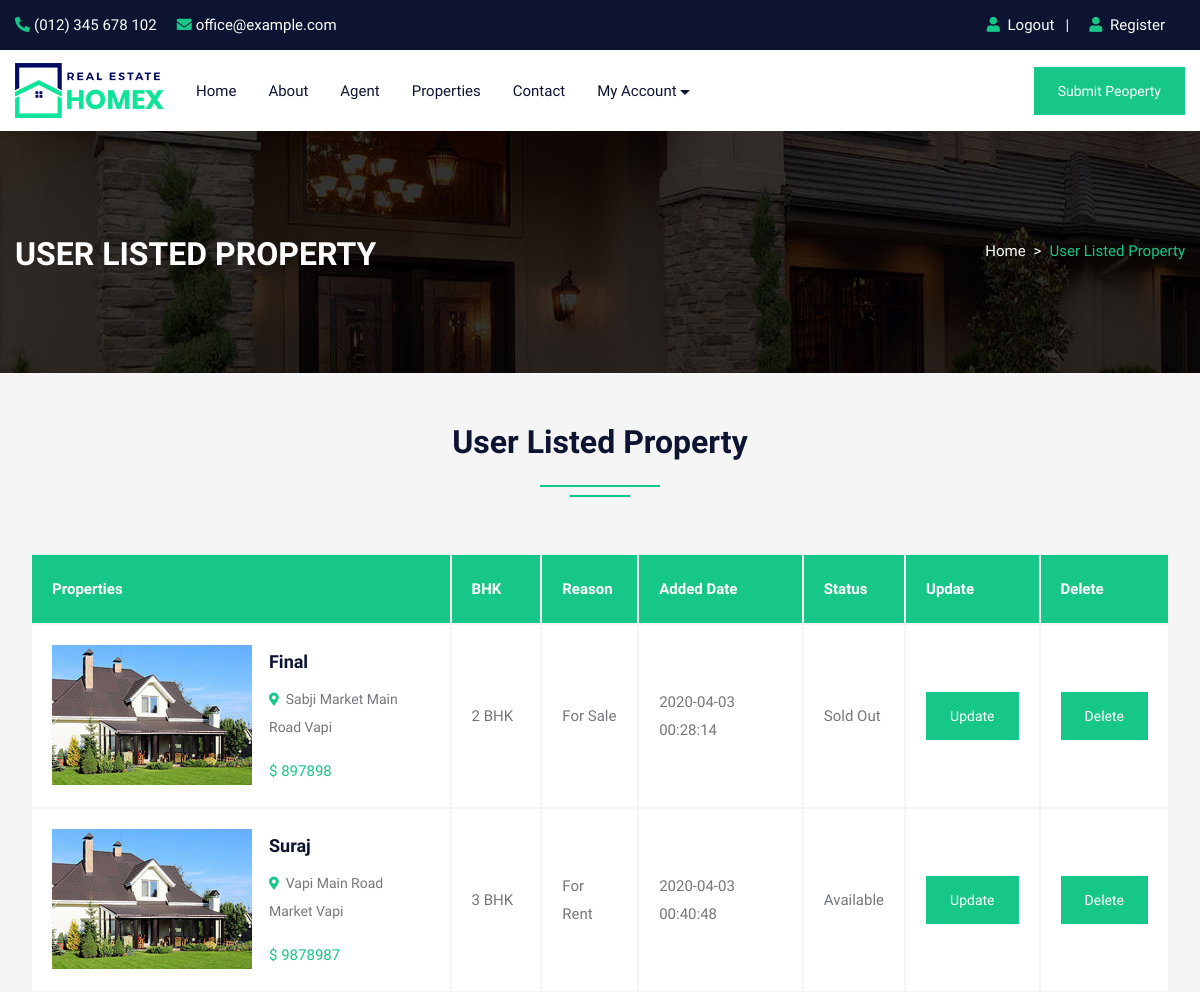
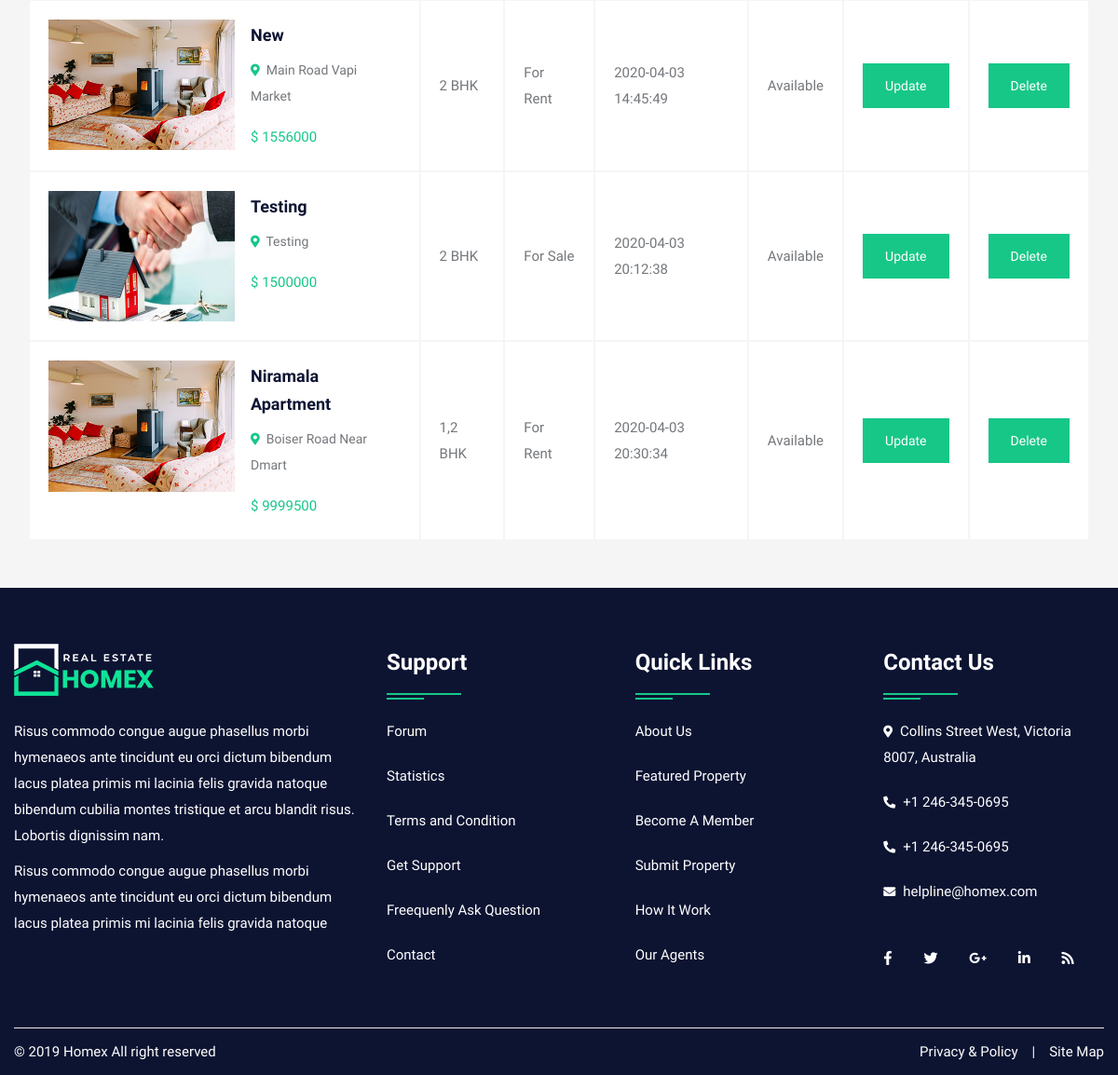
The page /feature.php (signed in) on the database its author committed (2 pictures, top to bottom).
### tables this page shows
CREATE TABLE `property` (
  `pid` int(50) NOT NULL,
  `title` varchar(200) NOT NULL,
  `pcontent` longtext NOT NULL,
  `type` varchar(100) NOT NULL,
  `bhk` varchar(50) NOT NULL,
  `stype` varchar(100) NOT NULL,
  `bedroom` int(50) NOT NULL,
  `bathroom` int(50) NOT NULL,
  `balcony` int(50) NOT NULL,
  `kitchen` int(50) NOT NULL,
  `hall` int(50) NOT NULL,
  `floor` varchar(50) NOT NULL,
  `size` int(50) NOT NULL,
  `price` int(50) NOT NULL,
  `location` varchar(200) NOT NULL,
  `city` varchar(100) NOT NULL,
  `state` varchar(100) NOT NULL,
  `feature` longtext NOT NULL,
  `pimage` varchar(300) NOT NULL,
  `pimage1` varchar(300) NOT NULL,
  `pimage2` varchar(300) NOT NULL,
  `pimage3` varchar(300) NOT NULL,
  `pimage4` varchar(300) NOT NULL,
  `uid` int(50) NOT NULL,
  `status` varchar(50) NOT NULL,
  `mapimage` varchar(300) NOT NULL,
  `topmapimage` varchar(300) NOT NULL,
  `groundmapimage` varchar(300) NOT NULL,
  `totalfloor` varchar(50) NOT NULL,
  `date` datetime NOT NULL DEFAULT current_timestamp()
);

### feature.php (the view, shortened to what this page needs)
<!DOCTYPE html>
<html lang="en">
<head>
<link rel="stylesheet" type="text/css" href="css/bootstrap.min.css">
<link rel="stylesheet" type="text/css" href="css/bootstrap-slider.css">
<link rel="stylesheet" type="text/css" href="css/jquery-ui.css">
<link rel="stylesheet" type="text/css" href="css/layerslider.css">
<link rel="stylesheet" type="text/css" href="css/color.css">
<link rel="stylesheet" type="text/css" href="css/owl.carousel.min.css">
<link rel="stylesheet" type="text/css" href="css/font-awesome.min.css">
<link rel="stylesheet" type="text/css" href="fonts/flaticon/flaticon.css">
<link rel="stylesheet" type="text/css" href="css/style.css">
<link rel="stylesheet" type="text/css" href="css/login.css">
</head>
<body>
<div id="page-wrapper">
    <div class="row">
		<?php include("include/header.php");?>
        <div class="banner-full-row page-banner" style="background-image:url('images/breadcromb.jpg');">
            <div class="container">
                <div class="row">
                    <div class="col-md-6">
                        <h2 class="page-name float-left text-white text-uppercase mt-1 mb-0"><b>User Listed Property</b></h2>
                    </div>
                    <div class="col-md-6">
                        <nav aria-label="breadcrumb" class="float-left float-md-right">
                            <ol class="breadcrumb bg-transparent m-0 p-0">
                                <li class="breadcrumb-item text-white"><a href="#">Home</a></li>
                                <li class="breadcrumb-item active">User Listed Property</li>
                            </ol>
                        </nav>
                    </div>
                </div>
            </div>
        </div>
        <div class="full-row bg-gray">
            <div class="container">
                    <div class="row mb-5">
						<div class="col-lg-12">
							<h2 class="text-secondary double-down-line text-center">User Listed Property</h2>
                        </div>
					</div>
					<table class="items-list col-lg-12" style="border-collapse:inherit;">
                        <thead>
                             <tr  class="bg-primary">
                                <th class="text-white font-weight-bolder">Properties</th>
                                <th class="text-white font-weight-bolder">BHK</th>
                                <th class="text-white font-weight-bolder">Reason</th>
                                <th class="text-white font-weight-bolder">Added Date</th>
								<th class="text-white font-weight-bolder">Status</th>
                                <th class="text-white font-weight-bolder">Update</th>
								<th class="text-white font-weight-bolder">Delete</th>
                             </tr>
                        </thead>
                        <tbody>
							<?php
							$uid=$_SESSION['uid'];
							$query=mysqli_query($con,"SELECT * FROM `property` WHERE uid='$uid'");
								while($row=mysqli_fetch_array($query))
								{
							?>
                            <tr>
                                <td>
									<img src="admin/property/<?php echo $row['18'];?>" alt="pimage">
                                    <div class="property-info d-table">
                                        <h5 class="text-secondary text-capitalize"><a href="propertydetail.php?pid=<?php echo $row['0'];?>"><?php echo $row['1'];?></a></h5>
                                        <span class="font-14 text-capitalize"><i class="fas fa-map-marker-alt text-primary font-13"></i>&nbsp; <?php echo $row['14'];?></span>
                                        <div class="price mt-3">
											<span class="text-primary">$&nbsp;<?php echo $row['13'];?></span>
										</div>
                                    </div>
								</td>
                                <td><?php echo $row['4'];?></td>
                                <td class="text-capitalize">For <?php echo $row['5'];?></td>
                                <td><?php echo $row['29'];?></td>
								<td class="text-capitalize"><?php echo $row['24'];?></td>
                                <td><a class="btn btn-primary" href="submitpropertyupdate.php?id=<?php echo $row['0'];?>">Update</a></td>
								<td><a class="btn btn-primary" href="submitpropertydelete.php?id=<?php echo $row['0'];?>">Delete</a></td>
                            </tr>
							<?php } ?>
                        </tbody>
                    </table>
            </div>
        </div>
		<?php include("include/footer.php");?>
    </div>
</div>
</body>
</html>

### include/header.php (shortened to what this page needs)
<header id="header" class="transparent-header-modern fixed-header-bg-white w-100">
            <div class="top-header bg-secondary">
                <div class="container">
                    <div class="row">
                        <div class="col-md-8">
                            <ul class="top-contact list-text-white  d-table">
                                <li><a href="#"><i class="fas fa-phone-alt text-primary mr-1"></i>(012) 345 678 102</a></li>
                                <li><a href="#"><i class="fas fa-envelope text-primary mr-1"></i>office@example.com</a></li>
                            </ul>
                        </div>
                        <div class="col-md-4">
                            <div class="top-contact float-right">
                                <ul class="list-text-white d-table">
								<li><i class="fas fa-user text-primary mr-1"></i>
								<?php  if(isset($_SESSION['uemail']))
								{ ?>
								<a href="logout.php">Logout</a>&nbsp;&nbsp;<?php } else { ?>
								<a href="login.php">Login</a>&nbsp;&nbsp;
								<?php } ?>
								| </li>
								<li><i class="fas fa-user text-primary mr-1"></i><a href="register.php"> Register</li>
								</ul>
                            </div>
                        </div>
                    </div>
                </div>
            </div>
            <div class="main-nav secondary-nav hover-primary-nav py-2">
                <div class="container">
                    <div class="row">
                        <div class="col-lg-12">
                            <nav class="navbar navbar-expand-lg navbar-light p-0"> <a class="navbar-brand position-relative" href="#"><img class="nav-logo" src="images/logo/logo.png" alt=""></a>
                                <div class="collapse navbar-collapse" id="navbarSupportedContent">
                                    <ul class="navbar-nav mr-auto">
                                        <li class="nav-item dropdown"> <a class="nav-link" href="index.php" role="button" aria-haspopup="true" aria-expanded="false">Home</a></li>
										<li class="nav-item"> <a class="nav-link" href="about.php">About</a> </li>
										<li class="nav-item"> <a class="nav-link" href="agent.php">Agent</a> </li>
										<li class="nav-item"> <a class="nav-link" href="property.php">Properties</a> </li>
                                        <li class="nav-item"> <a class="nav-link" href="contact.php">Contact</a> </li>
										<?php  if(isset($_SESSION['uemail']))
										{ ?>
										<li class="nav-item dropdown">
											<a class="nav-link dropdown-toggle" href="#" role="button" data-toggle="dropdown" aria-haspopup="true" aria-expanded="false">My Account</a>
                                        </li>
										<?php } else { ?>
										<li class="nav-item"> <a class="nav-link" href="login.php">Login/Register</a> </li>
										<?php } ?>
                                    </ul>
									<a class="btn btn-primary d-none d-xl-block" href="submitproperty.php">Submit Peoperty</a>
                                </div>
                            </nav>
                        </div>
                    </div>
                </div>
            </div>
        </header>

### include/footer.php
<footer class="full-row bg-secondary p-0">
            <div class="container">
                <div  class="row">
                    <div class="col-lg-12">
                        <div class="divider py-40">
                            <div class="row">
                                <div class="col-md-12 col-lg-4">
                                    <div class="footer-widget mb-4">
                                        <div class="footer-logo mb-4"> <a href="#"><img class="logo-bottom" src="images/logo/logo-white.png" alt="image"></a> </div>
                                        <p class="pb-20 text-white">Risus commodo congue augue phasellus morbi hymenaeos ante tincidunt eu orci dictum bibendum lacus platea primis mi lacinia felis gravida natoque bibendum cubilia montes tristique et arcu blandit risus. Lobortis dignissim nam.</p>
										<p class="pb-20 text-white">Risus commodo congue augue phasellus morbi hymenaeos ante tincidunt eu orci dictum bibendum lacus platea primis mi lacinia felis gravida natoque</p>
                                        </div>
                                </div>
                                <div class="col-md-12 col-lg-8">
                                    <div class="row">
                                        <div class="col-md-4 col-lg-4">
                                            <div class="footer-widget footer-nav mb-4">
                                                <h4 class="widget-title text-white double-down-line-left position-relative">Support</h4>
                                                <ul class="hover-text-primary">
                                                    <li><a href="#" class="text-white">Forum</a></li>
                                                    <li><a href="#" class="text-white">Statistics</a></li>
                                                    <li><a href="#" class="text-white">Terms and Condition</a></li>
                                                    <li><a href="#" class="text-white">Get Support</a></li>
                                                    <li><a href="#" class="text-white">Freequenly Ask Question</a></li>
                                                    <li><a href="#" class="text-white">Contact</a></li>
                                                </ul>
                                            </div>
                                        </div>
                                        <div class="col-md-4 col-lg-4">
                                            <div class="footer-widget footer-nav mb-4">
                                                <h4 class="widget-title text-white double-down-line-left position-relative">Quick Links</h4>
                                                <ul class="hover-text-primary">
                                                    <li><a href="#" class="text-white">About Us</a></li>
                                                    <li><a href="#" class="text-white">Featured Property</a></li>
                                                    <li><a href="#" class="text-white">Become A Member</a></li>
                                                    <li><a href="#" class="text-white">Submit Property</a></li>
                                                    <li><a href="#" class="text-white">How It Work</a></li>
                                                    <li><a href="#" class="text-white">Our Agents</a></li>
                                                </ul>
                                            </div>
                                        </div>
                                        <div class="col-md-4 col-lg-4">
                                            <div class="footer-widget">
                                                <h4 class="widget-title text-white double-down-line-left position-relative">Contact Us</h4>
                                                <ul class="text-white">
                                                    <li class="hover-text-primary"><i class="fas fa-map-marker-alt text-white mr-2 font-13 mt-1"></i>Collins Street West, Victoria 8007, Australia</li>
                                                    <li class="hover-text-primary"> <i class="fas fa-phone-alt text-white mr-2 font-13 mt-1"></i>+1 246-345-0695</li>
													<li class="hover-text-primary"> <i class="fas fa-phone-alt text-white mr-2 font-13 mt-1"></i>+1 246-345-0695</li>
                                                    <li class="hover-text-primary"><i class="fas fa-envelope text-white mr-2 font-13 mt-1"></i>helpline@homex.com</li>
                                                </ul>
                                            </div>
                                            <div class="footer-widget media-widget mt-4 text-white hover-text-primary"> <a href="#"><i class="fab fa-facebook-f"></i></a> <a href="#"><i class="fab fa-twitter"></i></a> <a href="#"><i class="fab fa-google-plus-g"></i></a> <a href="#"><i class="fab fa-linkedin-in"></i></a> <a href="#"><i class="fas fa-rss"></i></a> </div>
                                        </div>
                                    </div>
                                </div>
                            </div>
                        </div>
                    </div>
                </div>
                <div class="row copyright">
                    <div class="col-sm-6"> <span class="text-white">© 2019 Homex All right reserved</span> </div>
                    <div class="col-sm-6">
                        <ul class="line-menu text-white hover-text-primary float-right">
                            <li><a href="#">Privacy & Policy</a></li>
                            <li>|</li>
                            <li><a href="#"> Site Map</a></li>
                        </ul>
                    </div>
                </div>
            </div>
        </footer>

### css/color.css (style rules this page uses)
:root { --theme-ordinary-color: #74777b; }
:root { --theme-primary-color: #17c788; }
:root { --theme-secondary-color: #0d1432; }
:root { --theme-white-color: #fff; }
:root { --theme-light-color: #f8f8f8; }
:root { --theme-gray-color: #f5f5f5; }
:root { --theme-footer-color: #091b4b; }
:root { --theme-dark-color: #091b4b; }
:root { --text-light-color: #a3a7af; }
:root { --theme-primary-opacity-color: rgba(11, 191, 141, .8); }
:root { --theme-secondary-opacity-color: rgba(13,20,50,0.7); }
:root { --theme-white-opacity-color: rgba(255, 255, 255, 0.3); }
:root { --theme-dark-opacity-color: rgba(0, 0, 0, 0.5); }
:root { --theme-ordinary-font: 'Muli', sans-serif; }
:root { --theme-highlight-font: 'Comfortaa', cursive; }

### rows shown on the page
property: pimage (picture), title "Final", location "Sabji Market Main Road Vapi", price "897898", bhk "2 BHK", stype "Sale", date "2020-04-03 00:28:14", status "Sold Out"
property: pimage (picture), title "Suraj", location "Vapi Main Road Market Vapi", price "9878987", bhk "3 BHK", stype "Rent", date "2020-04-03 00:40:48", status "Available"
property: pimage (picture), title "New", location "Main Road Vapi Market", price "1556000", bhk "2 BHK", stype "Rent", date "2020-04-03 14:45:49", status "Available"
property: pimage (picture), title "Testing", location "Testing", price "1500000", bhk "2 BHK", stype "Sale", date "2020-04-03 20:12:38", status "Available"
property: pimage (picture), title "Niramala Apartment", location "Boiser Road Near Dmart", price "9999500", bhk "1,2 BHK", stype "Rent", date "2020-04-03 20:30:34", status "Available"
